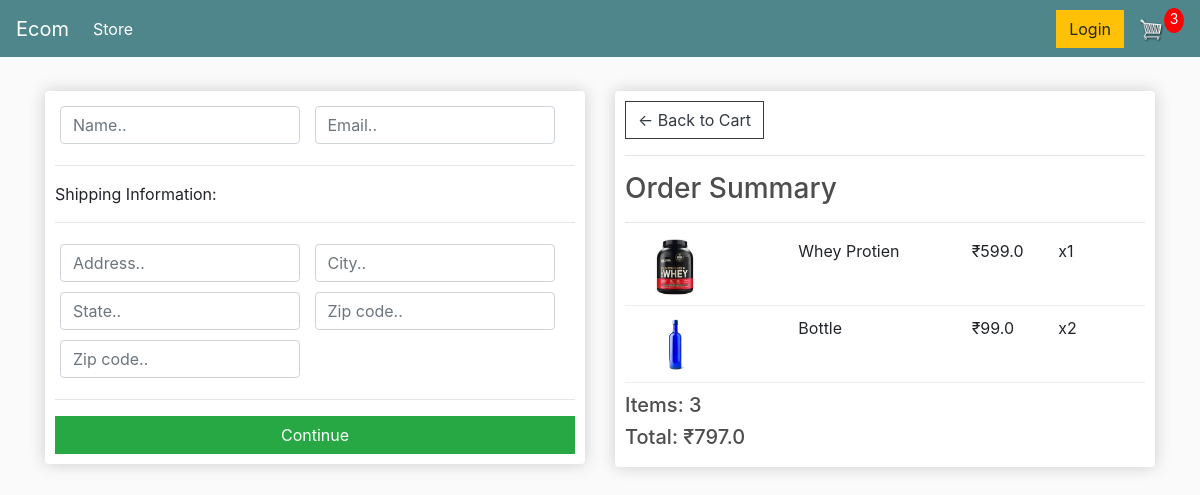
Before: /checkout (signed in) with the older database file.
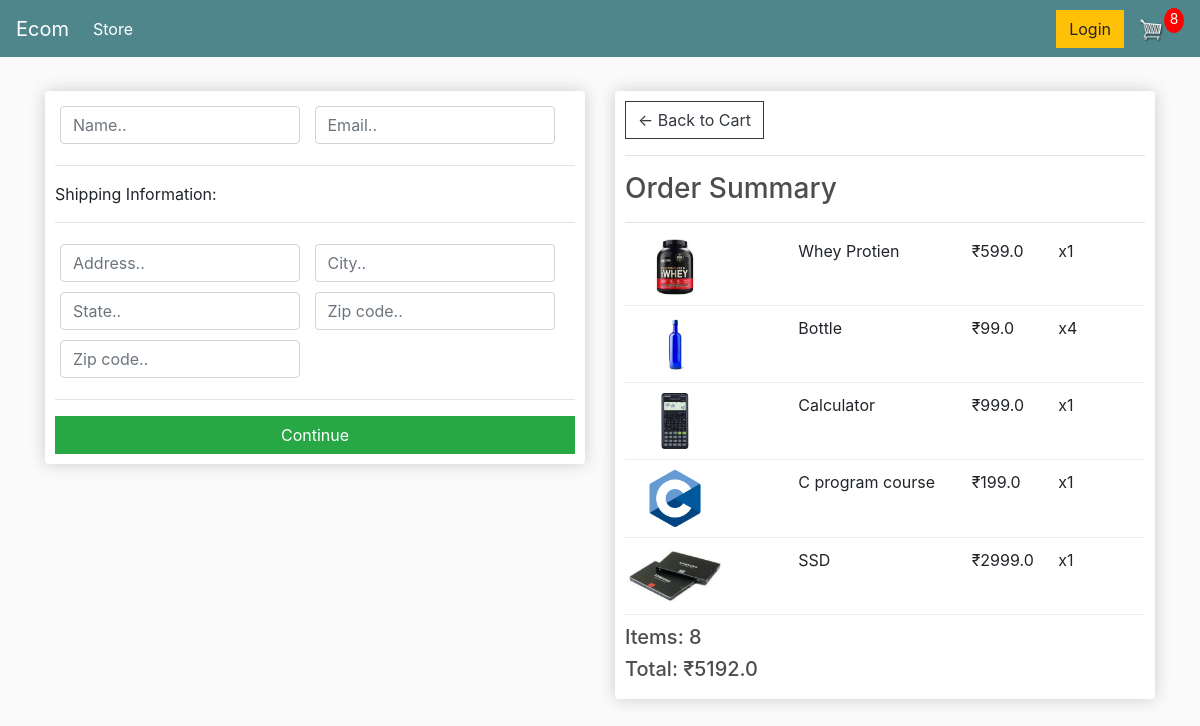
After: the same page with the newer database file.
### store/models.py (models this page shows, shortened)
class OrderItem(models.Model):
    product=models.ForeignKey(Product,on_delete=models.SET_NULL,blank=True,null=True)
    order=models.ForeignKey(Order,on_delete=models.SET_NULL,blank=True,null=True)
    quantity=models.IntegerField(default=0,null=True,blank=True)
    date_added=models.DateTimeField(auto_now_add=True)
    @property
    def get_total(self):
        total=self.product.price*self.quantity
        return total

class Product(models.Model):
    name=models.CharField(max_length=200,null=True)
    price=models.FloatField()
    digital=models.BooleanField(default=False,null=True,blank=False)
    image=models.ImageField(null=True,blank=True)
    @property
    def imageURL(self):
        try:
            url=self.image.url
        except:
            url=""
        return url

class Order(models.Model):
    customer=models.ForeignKey(Customer,on_delete=models.SET_NULL,blank=True,null=True)
    date_ordered=models.DateTimeField(auto_now_add=True)
    complete=models.BooleanField(default=False,null=True,blank=False)
    transaction_id=models.CharField(max_length=200,null=True)
    @property
    def get_cart_total(self):
        orderitems=self.orderitem_set.all()
        total=sum([item.get_total for item in orderitems])
        return total
    @property
    def get_cart_items(self):
        orderitems=self.orderitem_set.all()
        total=sum([item.quantity for item in orderitems])
        return total

### store/views.py (the view)
# urls.py: path('checkout',views.checkout,name='checkout'),
def checkout(request):
    if request.user.is_authenticated:
        customer=request.user.customer
        order,created=Order.objects.get_or_create(customer=customer,complete=False)
        items=order.orderitem_set.all()
        cartItems=order.get_cart_items
    else:
        items=[]
        order={'get_cart_total':0,'get_cart_items':0}
        cartItems=order['get_cart_items']
    context={'items':items,'order':order,'cartItems':cartItems}
    return render(request,'checkout.html',context)

### templates/checkout.html (shortened to what this page needs)
{% extends 'main.html' %}
{% load static %}
{% block content %}
     <div class="row">
		<div class="col-lg-6">
			<div class="box-element" id="form-wrapper">
				<form id="form">
					<div id="user-info">
						<div class="form-field">
							<input required class="form-control" type="text" name="name" placeholder="Name..">
						</div>
						<div class="form-field">
							<input required class="form-control" type="email" name="email" placeholder="Email..">
						</div>
					</div>
					<div id="shipping-info">
						<hr>
						<p>Shipping Information:</p>
						<hr>
						<div class="form-field">
							<input class="form-control" type="text" name="address" placeholder="Address..">
						</div>
						<div class="form-field">
							<input class="form-control" type="text" name="city" placeholder="City..">
						</div>
						<div class="form-field">
							<input class="form-control" type="text" name="state" placeholder="State..">
						</div>
						<div class="form-field">
							<input class="form-control" type="text" name="zipcode" placeholder="Zip code..">
						</div>
						<div class="form-field">
							<input class="form-control" type="text" name="country" placeholder="Zip code..">
						</div>
					</div>
					<hr>
					<input id="form-button" class="btn btn-success btn-block" type="submit" value="Continue">
				</form>
			</div>
			<br>
		</div>
		<div class="col-lg-6">
			<div class="box-element">
				<a  class="btn btn-outline-dark" href="{% url 'cart' %}">&#x2190; Back to Cart</a>
				<hr>
				<h3>Order Summary</h3>
				<hr>
				{% for item in items %}
				<div class="cart-row">
					<div style="flex:2"><img class="row-image" src="{{item.product.imageURL}}"></div>
					<div style="flex:2"><p>{{item.product.name}}</p></div>
					<div style="flex:1"><p>₹{{item.product.price}}</p></div>
					<div style="flex:1"><p>x{{item.quantity}}</p></div>
				</div>
				{% endfor %}
				<h5>Items:   {{order.get_cart_items}}</h5>
				<h5>Total:   ₹{{order.get_cart_total}}</h5>
			</div>
		</div>
	</div>
{% endblock content %}

Changed rows visible on the page:
changed OrderItem "Bottle": quantity "2" → "4"
added OrderItem: product.imageURL (picture), product.name "Calculator", product.price "999.0", quantity "1"
added OrderItem: product.imageURL (picture), product.name "C program course", product.price "199.0", quantity "1"
added OrderItem: product.imageURL (picture), product.name "SSD", product.price "2999.0", quantity "1"
changed through a linked row, Order: get_cart_items "3" → "8"; get_cart_total "797.0" → "5192.0"
Other visible differences:
{{ cartItems }}: "3" → "8"
